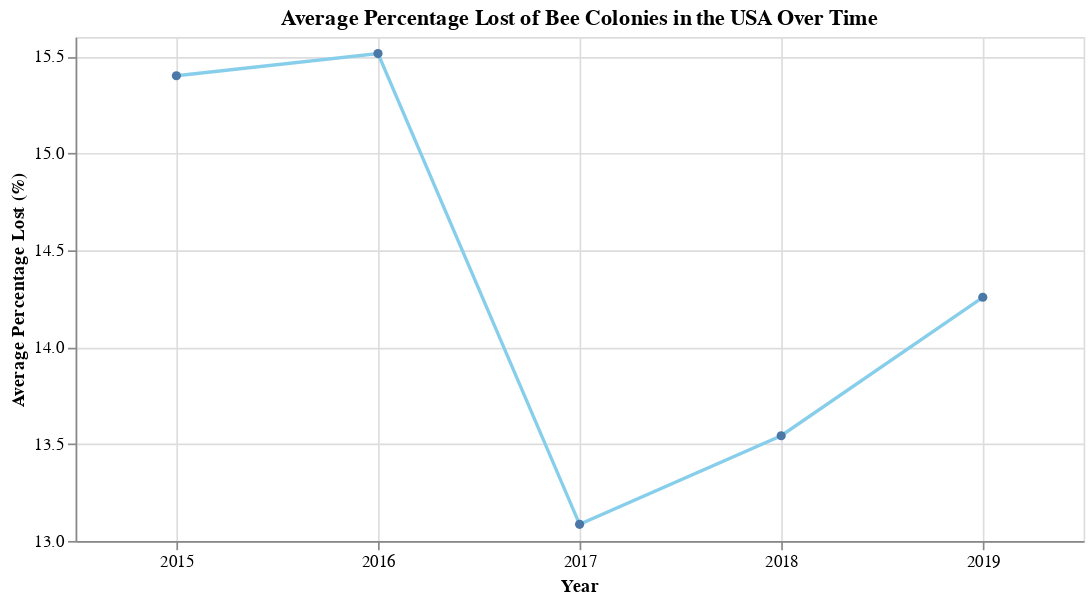

Notebook code for this chart:
### Markdown cell above
Firstly, we want to start with querying data for some exploratory data analysis to examine the overall trend for each variable. Due to the scope of this project assignment, we may not be able to discuss in detail the trend in every plot, but we will include some major findings by the end of this part.

### Code cell
# Query to retrieve percentage lost data for each year for the whole USA
query = """
    SELECT Year, AVG(PercentLost) AS AveragePercentLost
    FROM Bee
    GROUP BY Year
    ORDER BY Year DESC
"""

# Execute the query
cursor.execute(query)

# Fetch all rows
rows = cursor.fetchall()

# Extract data into separate lists for plotting
years = []
percent_lost = []

for row in rows:
    years.append(row[0])
    percent_lost.append(row[1])

# Make a dataframe for the plot
data = {"years": years,
        "percent_lost": percent_lost}

data = pd.DataFrame(data)

# Create a line graph
alt.Chart(data).mark_line(color = "skyblue", point = True).encode(
    x = alt.X("years:O", title = 'Year', axis=alt.Axis(labelAngle= 0)),
    y = alt.Y("percent_lost:Q", title = 'Average Percentage Lost (%)', scale = alt.Scale(domain = [13, 15.6])),
    tooltip = [alt.Tooltip("years", title = "Year"),
               alt.Tooltip("percent_lost", title = "Average Percentage Lost (%)", format='.2f')]
).properties(
    title = 'Average Percentage Lost of Bee Colonies in the USA Over Time',
    width = 600,
    height = 300
).configure_axis(
    grid = True
)

### Figure 1 — Vega-Lite specification as saved in the notebook (floating-point values rounded to 4 significant figures)
{"config": {"view": {"continuousWidth": 300, "continuousHeight": 300}, "axis": {"grid": true}}, "data": {"name": "data-12e00e573b043ada893e566d0a859fef"}, "mark": {"type": "line", "color": "skyblue", "point": true}, "encoding": {"tooltip": [{"field": "years", "title": "Year", "type": "quantitative"}, {"field": "percent_lost", "format": ".2f", "title": "Average Percentage Lost (%)", "type": "quantitative"}], "x": {"axis": {"labelAngle": 0}, "field": "years", "title": "Year", "type": "ordinal"}, "y": {"field": "percent_lost", "scale": {"domain": [13, 15.6]}, "title": "Average Percentage Lost (%)", "type": "quantitative"}}, "height": 300, "title": "Average Percentage Lost of Bee Colonies in the USA Over Time", "width": 600, "$schema": "https://vega.github.io/schema/vega-lite/v5.16.3.json", "datasets": {"data-12e00e573b043ada893e566d0a859fef": [{"years": 2019, "percent_lost": 14.26}, {"years": 2018, "percent_lost": 13.54}, {"years": 2017, "percent_lost": 13.09}, {"years": 2016, "percent_lost": 15.51}, {"years": 2015, "percent_lost": 15.4}]}}
